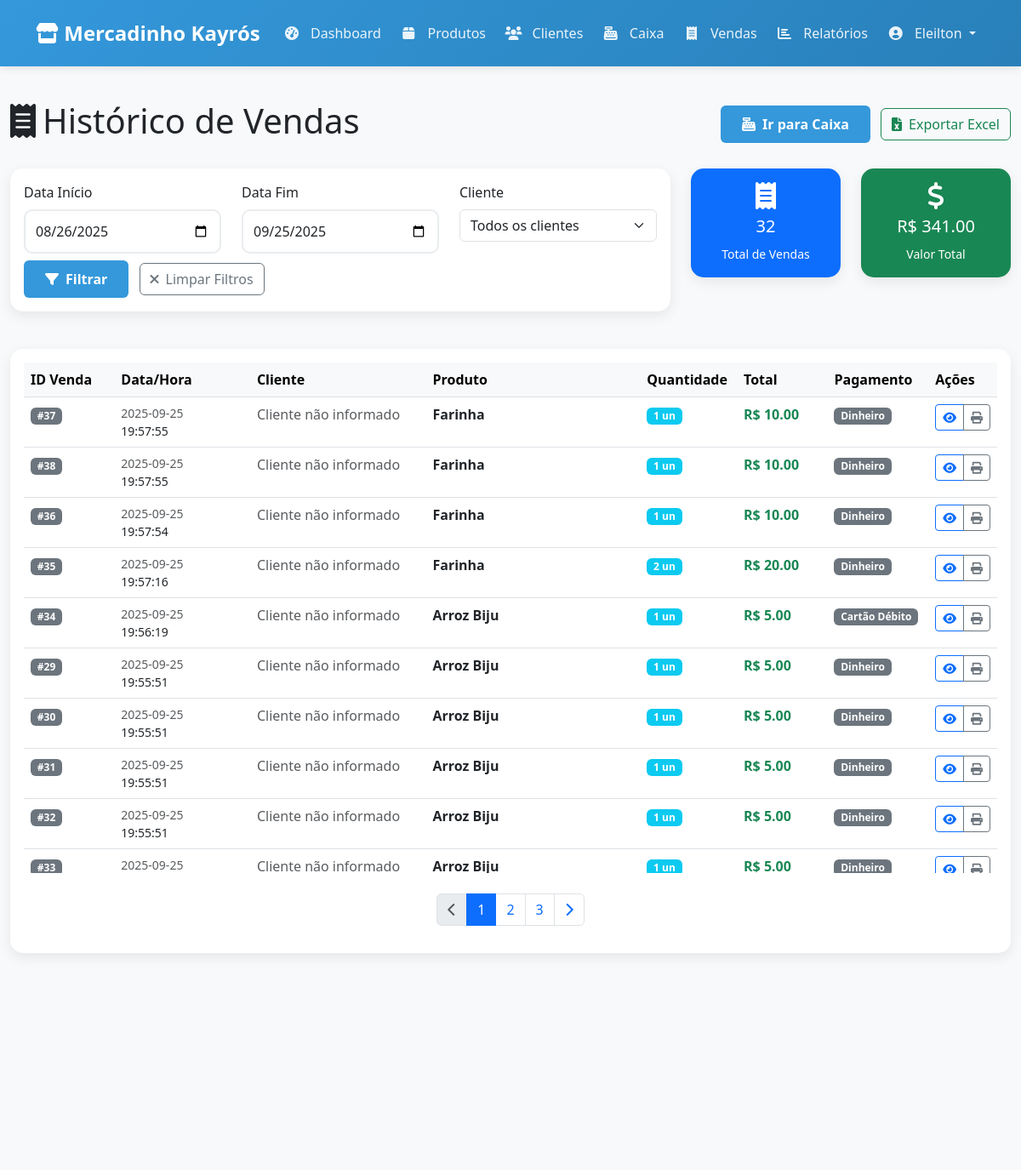
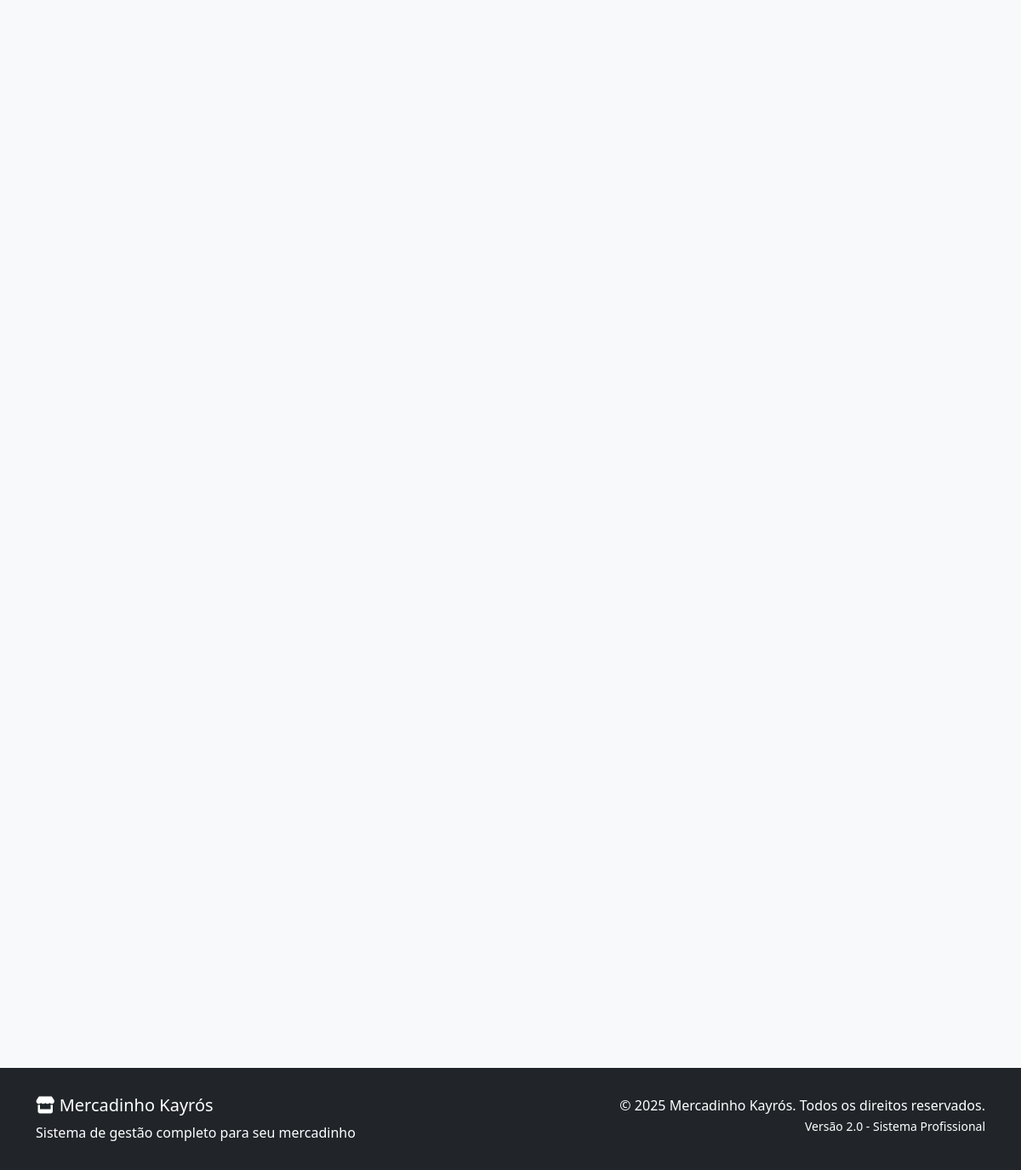
The page /vendas (signed in) on the database its author committed (2 pictures, top to bottom).
### tables this page shows
CREATE TABLE usuarios (
        id INTEGER PRIMARY KEY AUTOINCREMENT,
        username TEXT NOT NULL UNIQUE,
        password_hash TEXT NOT NULL
    );

CREATE TABLE itens_venda (
        id INTEGER PRIMARY KEY AUTOINCREMENT,
        venda_id INTEGER NOT NULL,
        produto_id INTEGER NOT NULL,
        quantidade INTEGER NOT NULL,
        preco_unitario REAL NOT NULL,
        FOREIGN KEY (venda_id) REFERENCES vendas (id),
        FOREIGN KEY (produto_id) REFERENCES produtos (id)
    );

CREATE TABLE vendas (
        id INTEGER PRIMARY KEY AUTOINCREMENT,
        cliente_id INTEGER,
        data_venda TEXT NOT NULL,
        total REAL NOT NULL, troco REAL, forma_pagamento TEXT, valor_pago REAL,
        FOREIGN KEY (cliente_id) REFERENCES clientes (id)
    );

CREATE TABLE produtos (
        id INTEGER PRIMARY KEY AUTOINCREMENT,
        nome TEXT NOT NULL,
        preco REAL NOT NULL,
        quantidade INTEGER NOT NULL,
        codigo_barras TEXT UNIQUE
    );

### app.py (the view)
@app.route('/vendas')
@login_required
def vendas():
    try:
        vendas_historico = db.get_relatorio_vendas_detalhado()
        return render_template('vendas.html', vendas=vendas_historico)
    except Exception as e:
        flash('Erro ao carregar histórico de vendas.', 'danger')
        return render_template('vendas.html', vendas=[])

### templates/vendas.html (shortened to what this page needs)
{% extends "base.html" %}
{% block content %}
<div class="container-fluid py-4">
    <div class="row mb-4">
        <div class="col-12">
            <div class="d-flex justify-content-between align-items-center">
                <h1><i class="fas fa-receipt me-2"></i>Histórico de Vendas</h1>
                <div>
                    <a href="{{ url_for('caixa') }}" class="btn btn-primary me-2">
                        <i class="fas fa-cash-register me-2"></i>Ir para Caixa
                    </a>
                    <button class="btn btn-outline-success" id="btn-exportar-excel">
                        <i class="fas fa-file-excel me-2"></i>Exportar Excel
                    </button>
                </div>
            </div>
        </div>
    </div>
    <div class="row mb-4">
        <div class="col-md-8">
            <div class="card">
                <div class="card-body">
                    <div class="row">
                        <div class="col-md-4">
                            <label for="data-inicio" class="form-label">Data Início</label>
                            <input type="date" class="form-control" id="data-inicio">
                        </div>
                        <div class="col-md-4">
                            <label for="data-fim" class="form-label">Data Fim</label>
                            <input type="date" class="form-control" id="data-fim">
                        </div>
                        <div class="col-md-4">
                            <label for="filtro-cliente" class="form-label">Cliente</label>
                            <select class="form-select" id="filtro-cliente">
                                <option value="">Todos os clientes</option>
                            </select>
                        </div>
                    </div>
                    <div class="row mt-2">
                        <div class="col-12">
                            <button class="btn btn-primary me-2" id="btn-filtrar">
                                <i class="fas fa-filter me-2"></i>Filtrar
                            </button>
                            <button class="btn btn-outline-secondary" id="btn-limpar-filtros">
                                <i class="fas fa-times me-2"></i>Limpar Filtros
                            </button>
                        </div>
                    </div>
                </div>
            </div>
        </div>
        <div class="col-md-4">
            <div class="row">
                <div class="col-6">
                    <div class="card bg-primary text-white">
                        <div class="card-body text-center py-3">
                            <i class="fas fa-receipt fa-2x mb-2"></i>
                            <h5>{{ vendas|length }}</h5>
                            <small>Total de Vendas</small>
                        </div>
                    </div>
                </div>
                <div class="col-6">
                    <div class="card bg-success text-white">
                        <div class="card-body text-center py-3">
                            <i class="fas fa-dollar-sign fa-2x mb-2"></i>
                            <h5>R$ {{ "%.2f"|format(vendas|sum(attribute='total') if vendas else 0) }}</h5>
                            <small>Valor Total</small>
                        </div>
                    </div>
                </div>
            </div>
        </div>
    </div>
    <div class="card">
        <div class="card-body">
            {% if vendas %}
            <div class="table-responsive">
                <table class="table table-hover" id="tabela-vendas">
                    <thead class="table-light">
                        <tr>
                            <th width="10%">ID Venda</th>
                            <th width="15%">Data/Hora</th>
                            <th width="20%">Cliente</th>
                            <th width="25%">Produto</th>
                            <th width="10%">Quantidade</th>
                            <th width="10%">Total</th>
                            <th width="10%">Pagamento</th>
                            <th width="10%">Ações</th>
                        </tr>
                    </thead>
                    <tbody>
                        {% for venda in vendas %}
                        <tr>
                            <td>
                                <span class="badge bg-secondary">#{{ venda.id }}</span>
                            </td>
                            <td>
                                <div class="d-flex flex-column">
                                    <small class="text-muted">{{ venda.data_venda.split(' ')[0] if venda.data_venda else 'N/A' }}</small>
                                    <small>{{ venda.data_venda.split(' ')[1] if venda.data_venda and ' ' in venda.data_venda else '' }}</small>
                                </div>
                            </td>
                            <td>
                                {% if venda.cliente_nome and venda.cliente_nome != 'N/A' %}
                                <div class="d-flex align-items-center">
                                    <i class="fas fa-user text-muted me-2"></i>
                                    <span>{{ venda.cliente_nome }}</span>
                                </div>
                                {% else %}
                                <span class="text-muted">Cliente não informado</span>
                                {% endif %}
                            </td>
                            <td>
                                <span class="fw-bold">{{ venda.produto_nome or 'N/A' }}</span>
                            </td>
                            <td>
                                <span class="badge bg-info">{{ venda.quantidade or 0 }} un</span>
                            </td>
                            <td>
                                <span class="fw-bold text-success">R$ {{ "%.2f"|format(venda.total or 0) }}</span>
                            </td>
                            <td>
                                <span class="badge bg-secondary">{{ venda.forma_pagamento or 'N/A' }}</span>
                            </td>
                            <td>
                                <div class="btn-group">
                                    <button class="btn btn-sm btn-outline-primary"
                                            data-bs-toggle="tooltip"
                                            title="Ver detalhes"
                                            onclick="verDetalhesVenda({{ venda.id }})">
                                        <i class="fas fa-eye"></i>
                                    </button>
                                    <button class="btn btn-sm btn-outline-secondary"
                                            data-bs-toggle="tooltip"
                                            title="Imprimir recibo"
                                            onclick="imprimirRecibo({{ venda.id }})">
                                        <i class="fas fa-print"></i>
                                    </button>
                                </div>
                            </td>
                        </tr>
                        {% endfor %}
                    </tbody>
                </table>
            </div>
            <nav aria-label="Navegação de vendas" class="mt-4">
                <ul class="pagination justify-content-center">
                    <li class="page-item disabled">
                        <a class="page-link" href="#" tabindex="-1">
                            <i class="fas fa-chevron-left"></i>
                        </a>
                    </li>
                    <li class="page-item active"><a class="page-link" href="#">1</a></li>
                    <li class="page-item"><a class="page-link" href="#">2</a></li>
                    <li class="page-item"><a class="page-link" href="#">3</a></li>
                    <li class="page-item">
                        <a class="page-link" href="#">
                            <i class="fas fa-chevron-right"></i>
                        </a>
                    </li>
                </ul>
            </nav>
            {% endif %}
        </div>
    </div>
</div>
{% endblock %}

### templates/base.html (shortened to what this page needs)
<!DOCTYPE html>
<html lang="pt-br">
<head>
    <link href="https://cdn.jsdelivr.net/npm/bootstrap@5.3.0/dist/css/bootstrap.min.css" rel="stylesheet">
    <link href="https://cdnjs.cloudflare.com/ajax/libs/font-awesome/6.0.0/css/all.min.css" rel="stylesheet">
</head>
<body>
    <nav class="navbar navbar-expand-lg navbar-dark">
        <div class="container">
            <a class="navbar-brand" href="{{ url_for('dashboard') }}">
                <i class="fas fa-store"></i> Mercadinho Kayrós
            </a>
            <div class="collapse navbar-collapse" id="navbarNav">
                <ul class="navbar-nav me-auto">
                    <li class="nav-item">
                        <a class="nav-link" href="{{ url_for('dashboard') }}">
                            <i class="fas fa-tachometer-alt"></i> Dashboard
                        </a>
                    </li>
                    <li class="nav-item">
                        <a class="nav-link" href="{{ url_for('produtos') }}">
                            <i class="fas fa-box"></i> Produtos
                        </a>
                    </li>
                    <li class="nav-item">
                        <a class="nav-link" href="{{ url_for('clientes') }}">
                            <i class="fas fa-users"></i> Clientes
                        </a>
                    </li>
                    <li class="nav-item">
                        <a class="nav-link" href="{{ url_for('caixa') }}">
                            <i class="fas fa-cash-register"></i> Caixa
                        </a>
                    </li>
                    <li class="nav-item">
                        <a class="nav-link" href="{{ url_for('vendas') }}">
                            <i class="fas fa-receipt"></i> Vendas
                        </a>
                    </li>
                    <li class="nav-item">
                        <a class="nav-link" href="{{ url_for('relatorios') }}">
                            <i class="fas fa-chart-bar"></i> Relatórios
                        </a>
                    </li>
                </ul>
                <ul class="navbar-nav">
                    {% if current_user.is_authenticated %}
                    <li class="nav-item dropdown">
                        <a class="nav-link dropdown-toggle" href="#" id="navbarDropdown" role="button" data-bs-toggle="dropdown">
                            <i class="fas fa-user-circle"></i> {{ current_user.username }}
                        </a>
                    </li>
                    {% else %}
                    <li class="nav-item">
                        <a class="nav-link" href="{{ url_for('login') }}">
                            <i class="fas fa-sign-in-alt"></i> Login
                        </a>
                    </li>
                    {% endif %}
                </ul>
            </div>
        </div>
    </nav>
    <main>
        {% block content %}{% endblock %}
    </main>
    <footer class="bg-dark text-white mt-5">
        <div class="container">
            <div class="row">
                <div class="col-md-6">
                    <h5><i class="fas fa-store"></i> Mercadinho Kayrós</h5>
                    <p class="mb-0">Sistema de gestão completo para seu mercadinho</p>
                </div>
                <div class="col-md-6 text-md-end">
                    <p class="mb-0">&copy; {{ current_year }} Mercadinho Kayrós. Todos os direitos reservados.</p>
                    <small>Versão 2.0 - Sistema Profissional</small>
                </div>
            </div>
        </div>
    </footer>
</body>
</html>

### rows shown on the page
usuarios: username "Eleilton"
itens_venda: id "37", data_venda "2025-09-25", data_venda "19:57:55", nome "Farinha", quantidade "1", forma_pagamento "Dinheiro"
vendas: total "10.00"
itens_venda: id "38", data_venda "2025-09-25", data_venda "19:57:55", nome "Farinha", quantidade "1", forma_pagamento "Dinheiro"
vendas: total "10.00"
itens_venda: id "36", data_venda "2025-09-25", data_venda "19:57:54", nome "Farinha", quantidade "1", forma_pagamento "Dinheiro"
vendas: total "10.00"
itens_venda: id "35", data_venda "2025-09-25", data_venda "19:57:16", nome "Farinha", quantidade "2", forma_pagamento "Dinheiro"
vendas: total "20.00"
itens_venda: id "34", data_venda "2025-09-25", data_venda "19:56:19", nome "Arroz Biju", quantidade "1", forma_pagamento "Cartão Débito"
vendas: total "5.00"
itens_venda: id "29", data_venda "2025-09-25", data_venda "19:55:51", nome "Arroz Biju", quantidade "1", forma_pagamento "Dinheiro"
vendas: total "5.00"
itens_venda: id "30", data_venda "2025-09-25", data_venda "19:55:51", nome "Arroz Biju", quantidade "1", forma_pagamento "Dinheiro"
vendas: total "5.00"
itens_venda: id "31", data_venda "2025-09-25", data_venda "19:55:51", nome "Arroz Biju", quantidade "1", forma_pagamento "Dinheiro"
vendas: total "5.00"
itens_venda: id "32", data_venda "2025-09-25", data_venda "19:55:51", nome "Arroz Biju", quantidade "1", forma_pagamento "Dinheiro"
vendas: total "5.00"
itens_venda: id "33", data_venda "2025-09-25", nome "Arroz Biju", quantidade "1", forma_pagamento "Dinheiro"
vendas: total "5.00"

### other values the page prints
{{ vendas|length }} "32"
{{ "%.2f"|format(vendas|sum(attribute='total') if vendas else 0) }} "341.00"
